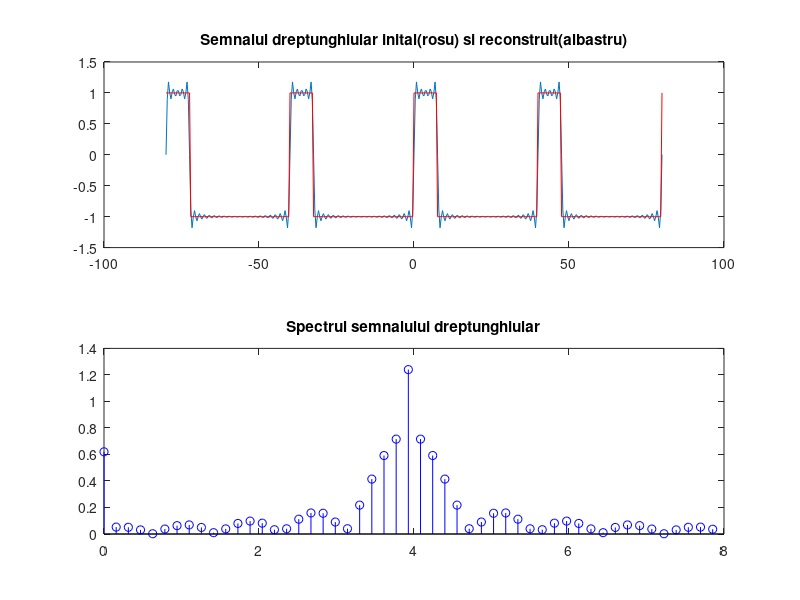

Here is the MATLAB script that generated this plot:
%Numar de ordine = 19
%Semnal Dreptunghiular
%Perioada P = 40 s
%Durata semnalelor D (sec) = 19
%Numar de coeficienti N = 50

P = 40;
D = 19;
N = 50;
W0 = 2*pi / P;   %Pulsatia unghiulara a semnalului dreptunghiular

pas_esant = P / 100;  
t = (-2 * P) : pas_esant : (2 * P);     %Pasul de esantionare

coef_serieF = zeros(1,N);   %Initializam vectorul de coeficienti SFC
A = zeros(1,N);             %Initializam vectorul de coeficienti SFA

x_t = square( W0 * t, D); %Semnalul initial de tip dreptunghiular
x_t_init = @(t,k) square( W0 * t, D).*exp( -1j * k * W0 * t); %Semnal descompus in SFC
x_t_reconstr = 0;    %Initializam semnalul reconstruit
comp_cont = (1 / P) * integral(@(t) x_t_init(t,0),0,P);   %Coeficientii Xk din dezvoltarea in serie Fourier a semnalului

%Se calculeaza coeficientii SFC si se reconstruieste semnalul
for k = 1:50   %k reprezinta indicele termenilor din suma
    coef_serieF(k) = (1 / P) * integral(@(t) x_t_init(t,k - 25 ),0,P);   %Coeficientii Xk din dezvoltarea in serie Fourier a semnalului
    x_t_reconstr = x_t_reconstr + coef_serieF(k) * exp( 1j * (k - 25) * W0 * t);  %Recostructia semnalului cu ajutorul coeficientilor 
end                                                                               

figure(1);      %Reprezentarea semnalului dreptunghiular initial si reconstruit
subplot(2,1,1);
plot(t, x_t_reconstr, t, x_t,'r');
title('Semnalul dreptunghiular inital(rosu) si reconstruit(albastru)');
hold on;

A(1) = abs(comp_cont);   %Calculul coeficientiilor SFA care reprezinta amplitudiniile din spectru
for k = 1:N
      A(k+1) = 2 * abs(coef_serieF(k)); 
end

subplot(2,1,2);     %Reprezentarea spectrului de amplitudini al semnalului dreptunghiular
stem([0:N] * W0, A,'b'); 
title('Spectrul semnalului dreptunghiular');

%Conform teoriei seriilor Fourier, orice semnal periodic poate fi aproximat printr-o suma
%de sinusuri si cosinusuri de frecvente diferite si coeficienti diferiti, acesti coeficienti
%reprezentand spectrul de amplitudini al semnalului periodic initial. 
%Prin folosirea unui numar finit de termeni(N=50) semnalul reconstruit pe baza
%spectrului se apropie de cel initial avand insa o marja de eroare.